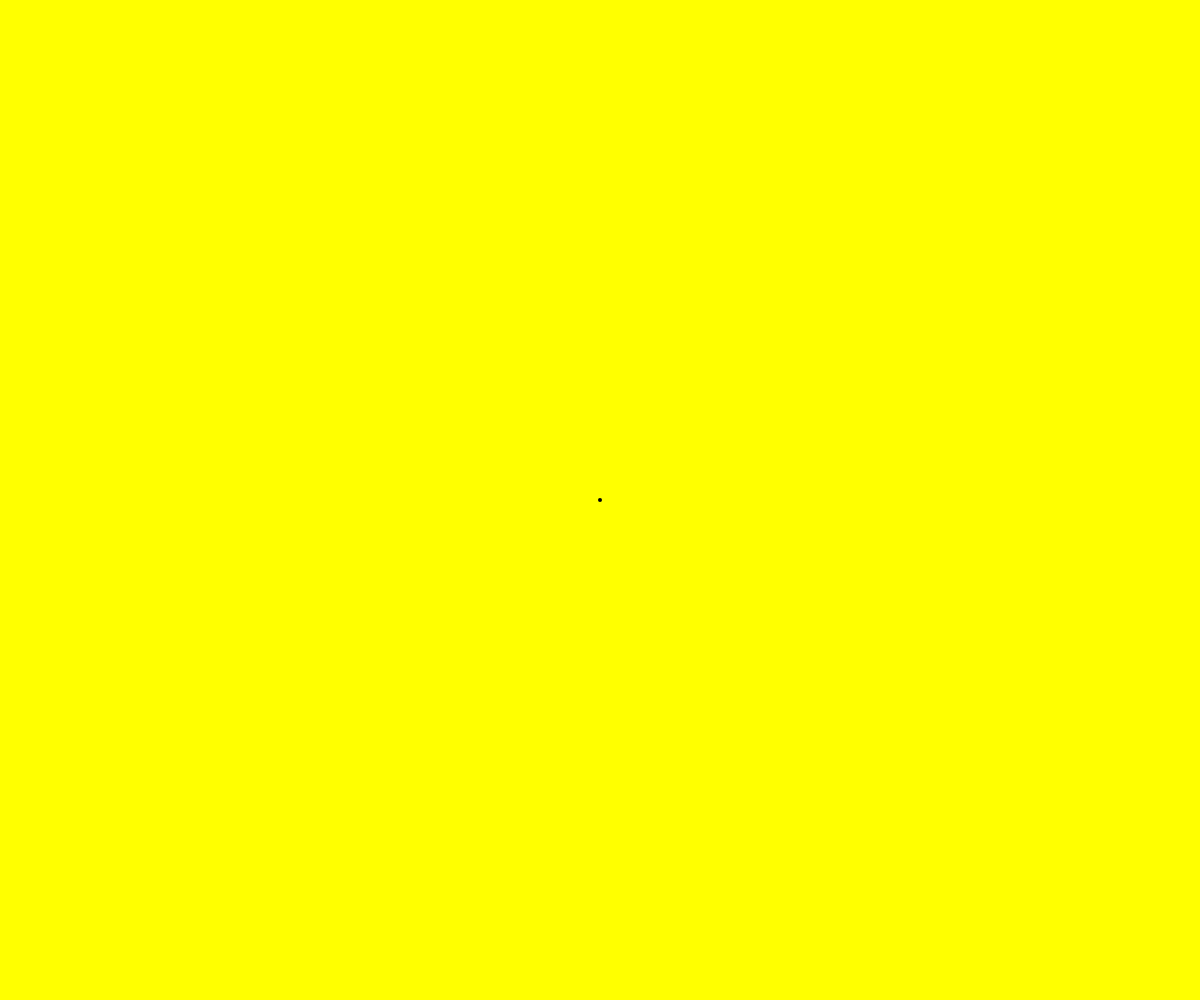
Frame 1 (no input)
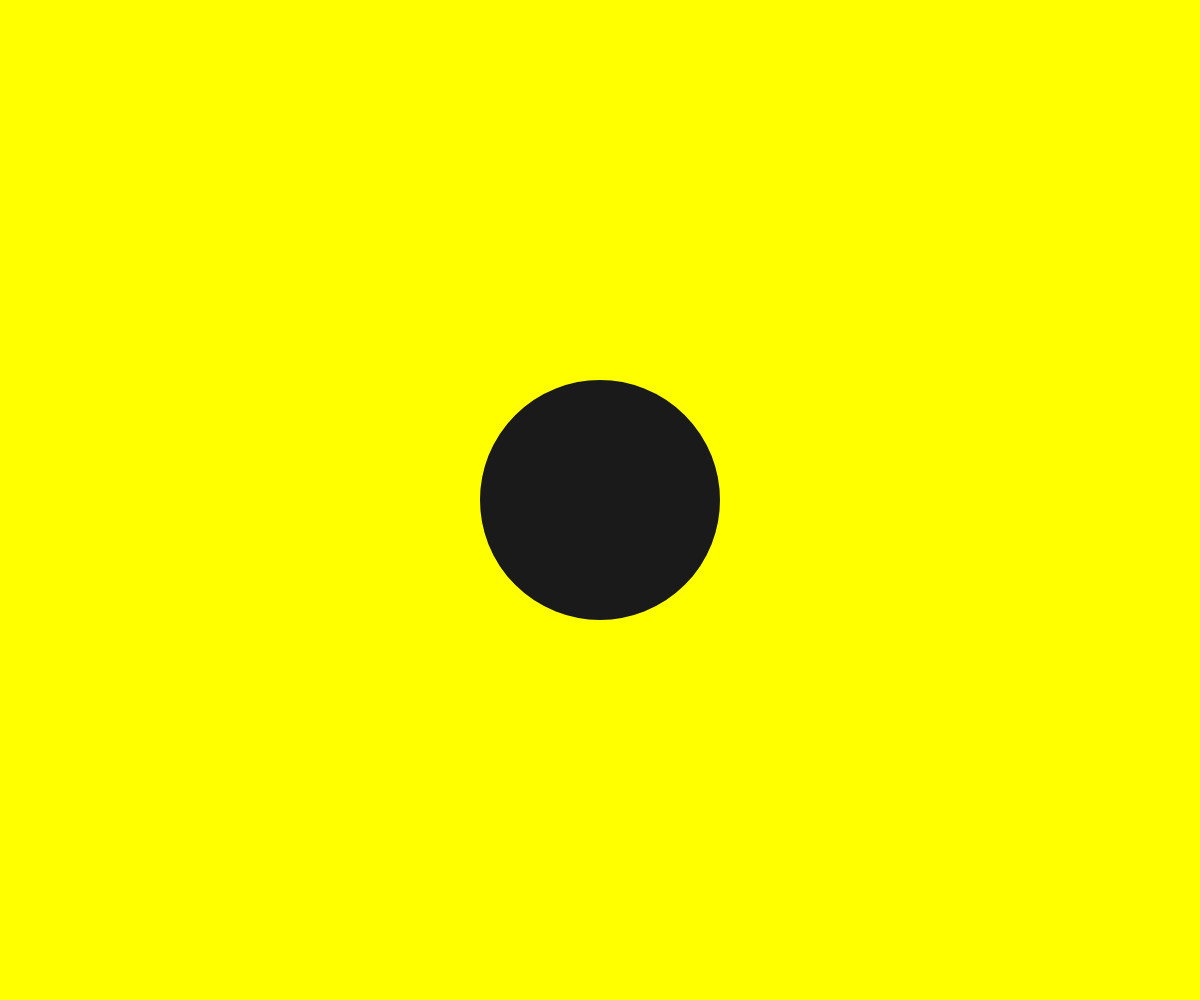
Frame 60 (no input)
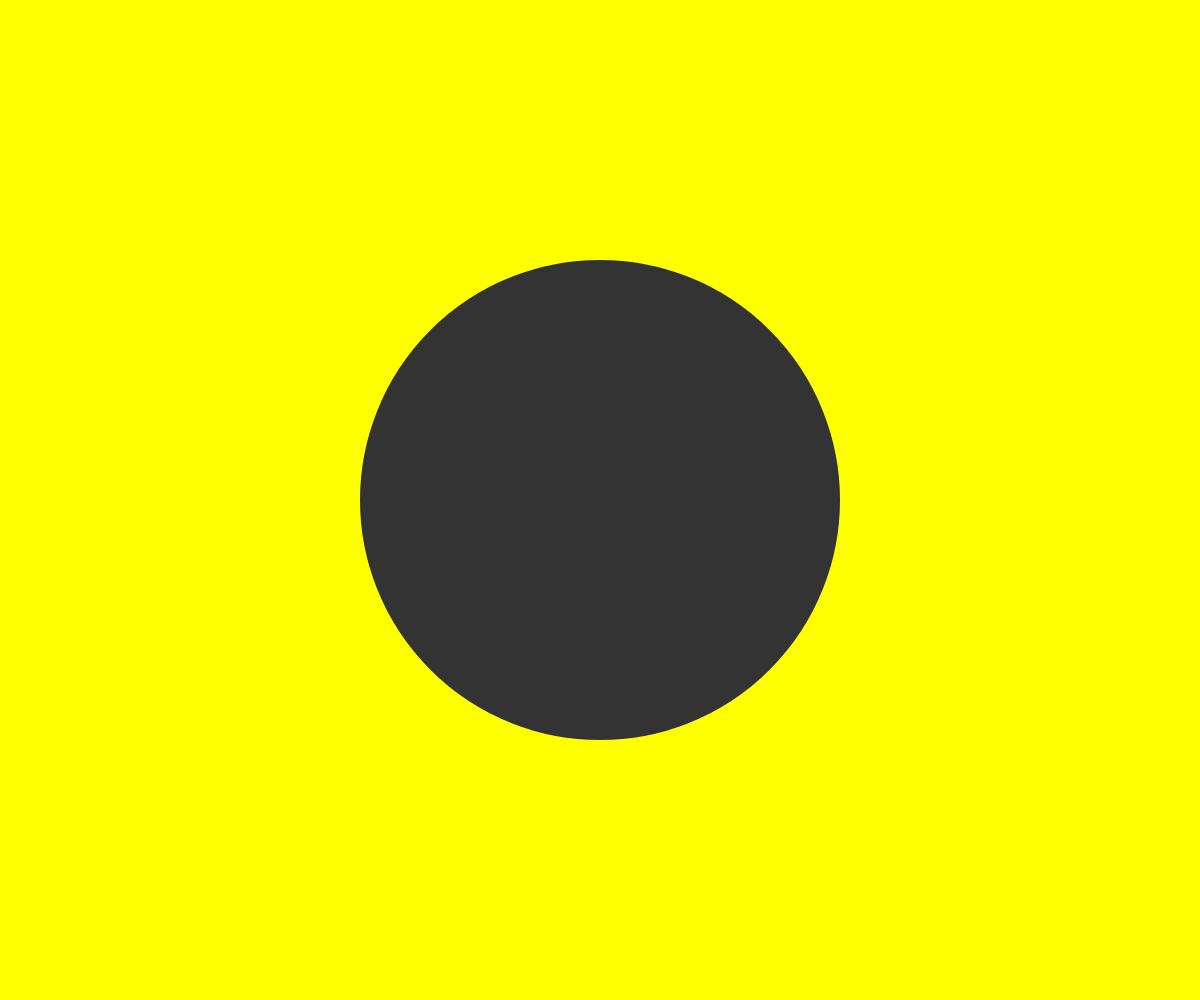
Frame 120 (the mouse pressed at the canvas centre since frame 60)

The p5.js sketch that drew these frames (run headless with seeded random() and noise() and a simulated clock; from frame 60 on, the mouse is pressed at the canvas centre):

// p5.js sketch
// ── sketch.js
function preload(){
  // put preload code here
}

function setup() {
  createCanvas(windowWidth,windowHeight)
  noStroke();
  ellipseMode(CENTER);

}

function draw() {

  background('yellow');


  translate(width / 2, height / 2);
  scale(frameCount * 2);
  noFill();
  stroke(lerpColor(color('black'), color('white'), frameCount/600))
  ellipse(0, 0, 1, 1);

}
